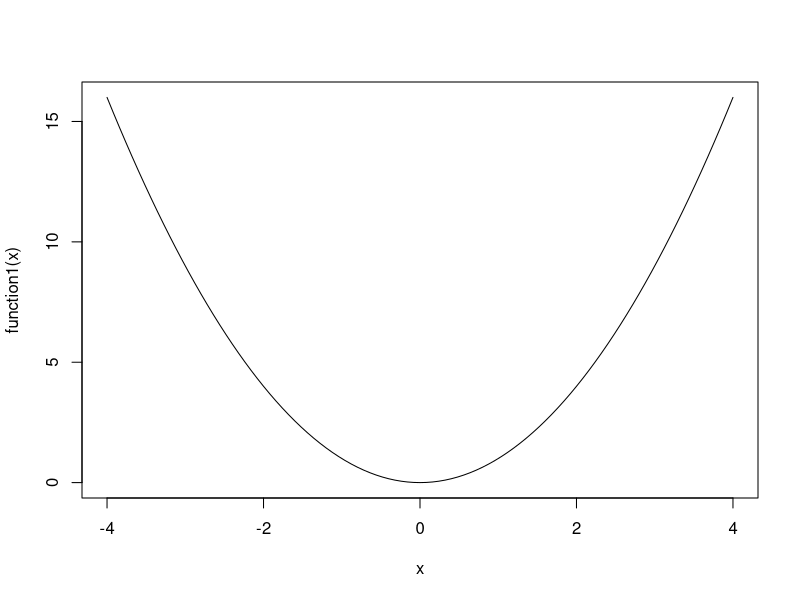

Here is the R script that generated this plot:
## ---- chunk 1
knitr::opts_chunk$set(echo = TRUE, results='markup',collapse = TRUE,tidy = TRUE )
## ---- chunk 2
f<-function(x) x^2
formals(f)
body(f)
environment(f)
## ---- chunk 3
pvalues<-c(.867,0.0054,0.0018,0.1572,0.0183,0.5386) 
results<-ifelse(pvalues<0.05,"Significant"," Not significant") 
results
x<-runif(1,0,10)
if(x>3){
y<-10 }else {
y<-0
}
## ---- chunk 4
y<-if (x>3){ 10
}else { 0
}
## ---- chunk 5
for(i in 1:10){
print(i) }
x<-c("a","b","c","d")
x[3]
for(i in 1:5){
print(x[i]) }
for(i in 1:5)print(1:i)
for(i in 5:1)print(1:i)
## ---- chunk 6
count<-1
while (count<10){
print(count)
count<-count+1
}
z<-5
set.seed(1)
while(z>= 3 && z<=10){
    coin<-rbinom(1,1,0.5) 
    if (coin==1){
        z=z+1
    } else 
          {z<-z-1 }
}
print(z)
## ---- chunk 7
for (i in 1:100){ print(1:i)
if (i>20){
break
} }
## ---- chunk 8
f<-function(x,y){ result<-x+(2*y)+3
return(result) }
f(2,3)
## ---- chunk 9
a<-4 
sqrt(4)
b<- c(1,243,5.754,2.987)
round(b)
c<-matrix(runif(12),nrow=3) 
c
log(c)
mean(c)
## ---- chunk 10
fix_missing<-function(x){ x[x==-99]<-NA
x }
function1<-function(x){
x^2 }
curve(function1,-4,4)
## ---- chunk 11
str(Titanic)
knitr::kable(Titanic)
apply(Titanic,c(1,2),sum )
options(digits = 2) 
apply(Titanic,c(1,2),sum)[3:4,]
apply(Titanic,c(1,4),sum)[3:4,]
apply(Titanic,c(1,2,4),sum)
apply(Titanic,c(1,2,4),sum)[3:4,,]
ftable(apply(Titanic,c(1,4,2),sum)[3:4,,])
ftable(apply(Titanic,c(1,4,2),sum)[3:4,,])[1:2,]

ftable(apply(Titanic,c(1,4,2),sum)[3:4,,])[3:4,]
digit=2
prop.table(ftable(apply(Titanic,c(1,4,2),sum)[3:4,,])[1:2,], margin = 2)
prop.table(ftable(apply(Titanic,c(1,4,2),sum)[3:4,,])[3:4,], margin = 2)
matrix(prop.table(ftable(apply(Titanic,c(1,4,2),sum)[3:4,,])[1:2,], margin = 2),nrow = 2, dimnames = list(dimnames(Titanic)$Survived,dimnames (Titanic)$Sex))
matrix(prop.table(ftable(apply(Titanic,c(1,4,2),sum)[3:4,,])[3:4,], margin = 2),nrow = 2, dimnames = list(dimnames(Titanic)$Survived,dimnames (Titanic)$Sex))
### Create dataset
Student<-c("John ncuti", "Angela bakame", "Bruce wizeye","Alexis aganze ", "claude Rukundo", "Joel Kagabo", "Mary ineza")
Math<-c(600,412,358,495,512,410,522)
Science<-c(95,99,80,82,75,89,77)
English<-c(25,22,18,20,29,30,27) 
roster<-data.frame(Student,Math,Science,English,stringsAsFactors = FALSE)
### standardize variables and obtains the performance scores because th ey are reported on different scale( With widely differing means and sta ndard deviations, we need to make them comparable before we combine the m.)
z<-scale(roster[,2:4])
### performance of each students using rowmeans and adding them to ros ter using cbind()
score<-apply(z,1,mean)
roster<-cbind(roster,score)
### Grades the students: quantile function gives the percentile rank o f each student's performance score check the cutoff of A y<-quantile(score,c(.8,.6,.4,.2))
## create a grade variable us
roster$grade[score>=y[1]]<-"A"
roster$grade[score<y[1]&score>=y[2]]<-"B"
roster$grade[score<y[2]& score>=y[3]]<-"C" 
roster$grade[score<y[3]& score>=y[4]]<-"D" 
roster$grade[score<y[4]]<-"F"
#### Dealing with names
name<-strsplit((roster$Student),"") 
lastname<-sapply (name,"[",2) 
firstname<-sapply(name,"[",1) 
roster<-cbind(firstname, lastname,roster[,-1])
roster<-roster[order(lastname,firstname),] 
roster
## ---- chunk 12
cars<-mtcars[1:5, 1:4]
cars
t(cars)
## ---- chunk 13
options(digits=3)
attach(mtcars)
aggdata<-aggregate(mtcars,by=list(cyl,gear),FUN=mean,na.rm=TRUE)
## ---- chunk 14
options(digits=3)
attach(mtcars)
aggdata<-aggregate(mtcars,by=list(cyl,gear),FUN=mean,na.rm=TRUE)
## ---- chunk 15
id<-c(1,1,2,2)
time<-c(1,2,1,2)
x1<-c(5,3,6,2)
x2<-c(6,5,1,4) 
mydata<-data.frame(id,time,x1,x2)
